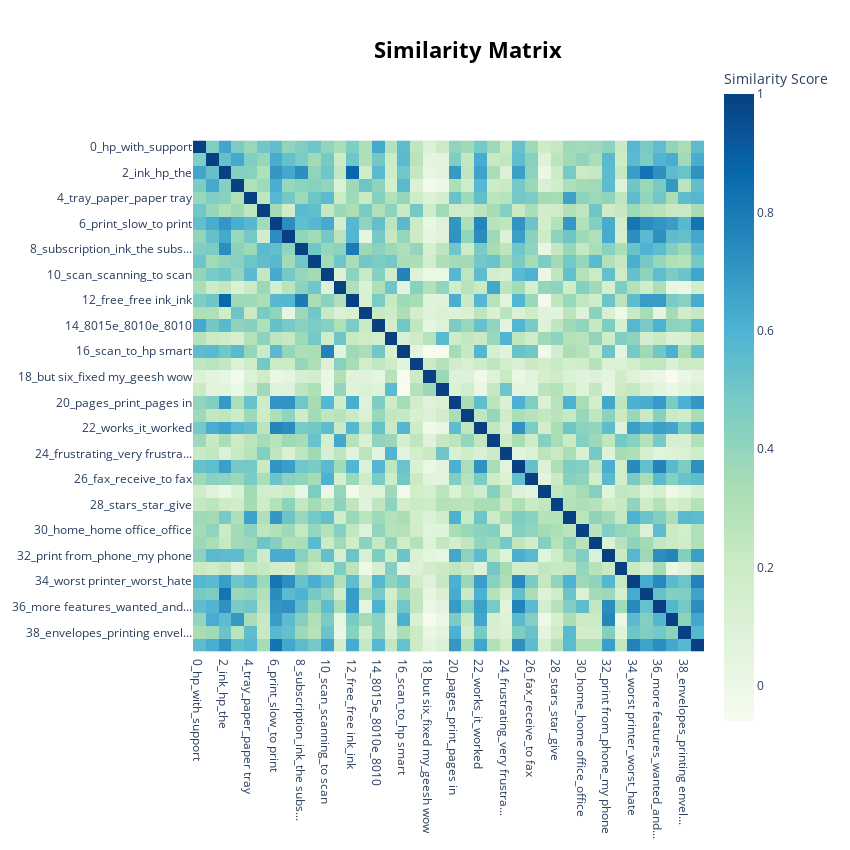

The cell this chart's notebook holds for it:
### Code cell
topic_model.visualize_heatmap( width=850, height=850)

### Figure 1 — Plotly figure (JSON) as saved in the notebook; plotly's stock layout.template omitted (floating-point values rounded to 4 significant figures; data arrays with more than 128 entries replaced by an {"elided": "..."} marker saying what was removed)
{"data": [{"coloraxis": "coloraxis", "hovertemplate": "x: %{x}<br>y: %{y}<br>Similarity Score: %{z}<extra></extra>", "name": "0", "type": "heatmap", "x": ["0_hp_with_support", "1_set_set up_easy", "2_ink_hp_the", "3_wifi_to_my", "4_tray_paper_paper tray", "5_service_customer_customer...", "6_print_slow_to print", "7_quality_print quality_qua...", "8_subscription_ink_the subs...", "9_return_it_return it", "10_scan_scanning_to scan", "11_buy_would_price", "12_free_free ink_ink", "13_have tried_uninstalling_...", "14_8015e_8010e_8010", "15_not worth_waste_waste of", "16_scan_to_hp smart", "17_saturday_the agent_agent", "18_but six_fixed my_geesh wow", "19_disappointed_am so_am", "20_pages_print_pages in", "21_screen_touch screen_touch", "22_works_it_worked", "23_brand_better_different b...", "24_frustrating_very frustra...", "25_recommend this_do not_no...", "26_fax_receive_to fax", "27_flimsy_sturdy_known", "28_stars_star_give", "29_jam_jams_paper jam", "30_home_home office_office", "31_issues_problems_but issues", "32_print from_phone_my phone", "33_headaches_cost_money", "34_worst printer_worst_hate", "35_cartridge_low_new", "36_more features_wanted_and...", "37_with apple_my phone_phone", "38_envelopes_printing envel...", "39_that he_he_said that"], "xaxis": "x", "y": ["0_hp_with_support", "1_set_set up_easy", "2_ink_hp_the", "3_wifi_to_my", "4_tray_paper_paper tray", "5_service_customer_customer...", "6_print_slow_to print", "7_quality_print quality_qua...", "8_subscription_ink_the subs...", "9_return_it_return it", "10_scan_scanning_to scan", "11_buy_would_price", "12_free_free ink_ink", "13_have tried_uninstalling_...", "14_8015e_8010e_8010", "15_not worth_waste_waste of", "16_scan_to_hp smart", "17_saturday_the agent_agent", "18_but six_fixed my_geesh wow", "19_disappointed_am so_am", "20_pages_print_pages in", "21_screen_touch screen_touch", "22_works_it_worked", "23_brand_better_different b...", "24_frustrating_very frustra...", "25_recommend this_do not_no...", "26_fax_receive_to fax", "27_flimsy_sturdy_known", "28_stars_star_give", "29_jam_jams_paper jam", "30_home_home office_office", "31_issues_problems_but issues", "32_print from_phone_my phone", "33_headaches_cost_money", "34_worst printer_worst_hate", "35_cartridge_low_new", "36_more features_wanted_and...", "37_with apple_my phone_phone", "38_envelopes_printing envel...", "39_that he_he_said that"], "yaxis": "y", "z": {"elided": "40x40 float values"}}], "layout": {"coloraxis": {"colorbar": {"title": {"text": "Similarity Score"}}, "colorscale": [[0, "rgb(247,252,240)"], [0.125, "rgb(224,243,219)"], [0.25, "rgb(204,235,197)"], [0.375, "rgb(168,221,181)"], [0.5, "rgb(123,204,196)"], [0.625, "rgb(78,179,211)"], [0.75, "rgb(43,140,190)"], [0.875, "rgb(8,104,172)"], [1, "rgb(8,64,129)"]]}, "height": 850, "hoverlabel": {"bgcolor": "white", "font": {"family": "Rockwell", "size": 16}}, "legend": {"title": {"text": "Trend"}}, "margin": {"t": 60}, "showlegend": true, "title": {"font": {"color": "Black", "size": 22}, "text": "<b>Similarity Matrix</b>", "x": 0.55, "xanchor": "center", "y": 0.95, "yanchor": "top"}, "width": 850, "xaxis": {"anchor": "y", "constrain": "domain", "domain": [0, 1], "scaleanchor": "y"}, "yaxis": {"anchor": "x", "autorange": "reversed", "constrain": "domain", "domain": [0, 1]}}}
